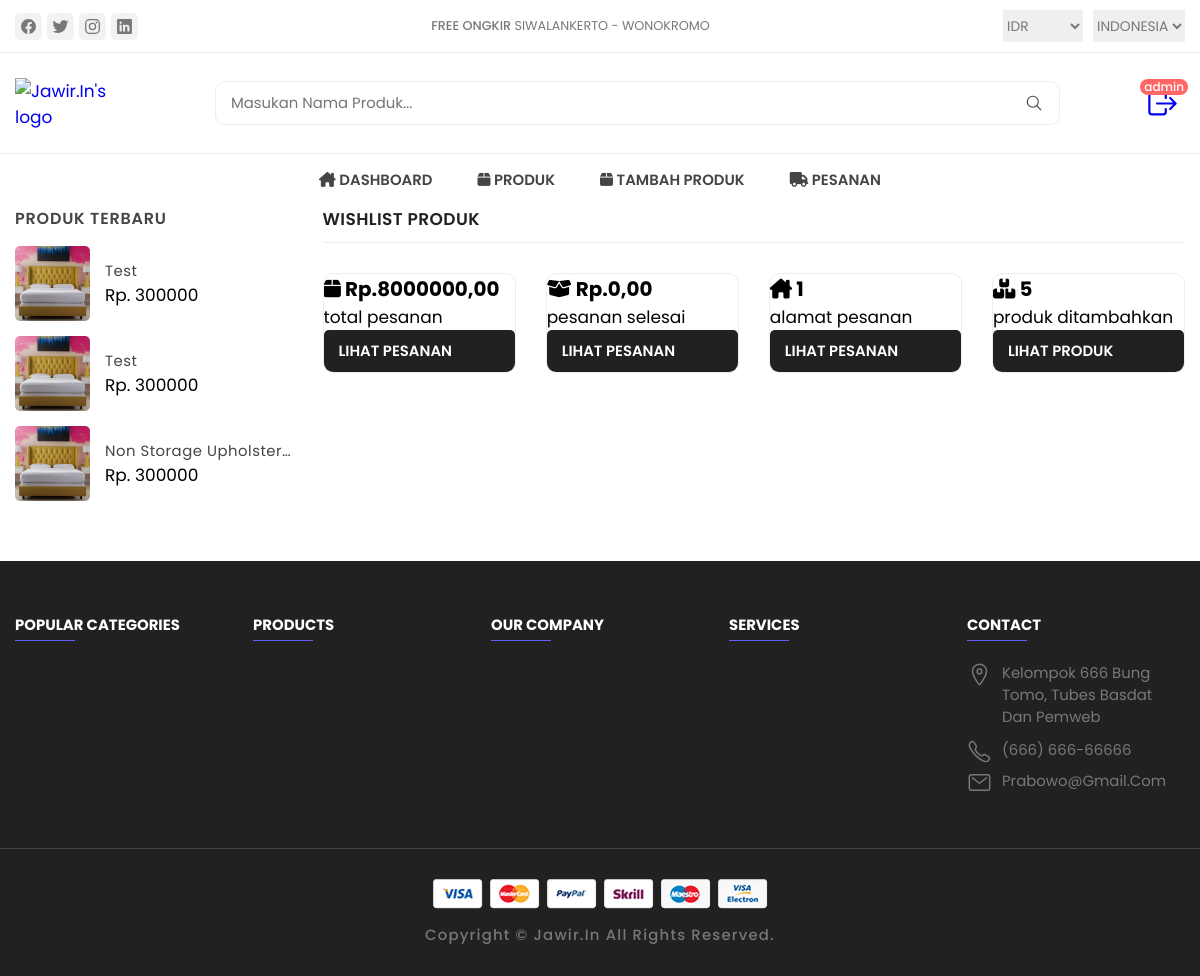
Page /admin/dashboard.php (signed in) on the committed database.
### tables this page shows
CREATE TABLE `products` (
  `id` int(100) NOT NULL,
  `name` varchar(100) NOT NULL,
  `kategori` varchar(50) NOT NULL,
  `details` varchar(500) NOT NULL,
  `price` int(10) NOT NULL,
  `image_01` varchar(100) NOT NULL,
  `image_02` varchar(100) NOT NULL,
  `image_03` varchar(100) NOT NULL
);

### admin/dashboard.php (the view, shortened to what this page needs)
<?php
include '../components/connect.php';
?>
<!DOCTYPE html>
<html lang="en">
<head>
   <link rel="stylesheet" href="https://cdnjs.cloudflare.com/ajax/libs/font-awesome/6.1.1/css/all.min.css">
   <link rel="stylesheet" href="../assets/css/style_sakkarepmu.css">
</head>
<body>
   <?php include '../components/admin_header.php'; ?>
   <div class="product-container">
      <div class="container">
      <div class="sidebar  has-scrollbar" data-mobile-menu>
            <div class="product-showcase">
               <h3 class="showcase-heading">Produk Terbaru</h3>
               <div class="showcase-wrapper">
               <div class="showcase-container">
                  <?php
                  $select_products = $conn->prepare("SELECT * FROM `products`  ORDER BY id DESC LIMIT 3");
                  $select_products->execute();
                  if ($select_products->rowCount() > 0) {
                     while ($fetch_product = $select_products->fetch(PDO::FETCH_ASSOC)) {
                  ?>
                        <div class="showcase">
                           <a href="#" class="showcase-img-kolom-field">
                              <img src="../uploaded_img/<?= $fetch_product['image_01']; ?>" alt="baby fabric shoes" width="75" height="75" class="showcase-img">
                           </a>
                           <div class="showcase-content">
                              <a href="quick_view.php?pid=<?= $fetch_product['id']; ?>">
                                 <h4 class="showcase-title"><?= $fetch_product['name']; ?></h4>
                              </a>
                              <div class="price-kolom-field">
                                 <p class="price"></span>Rp. <?= $fetch_product['price']; ?></p>
                              </div>
                           </div>
                        </div>
                  <?php
                     }
                  } else {
                     echo '<p class="empty">no products added yet!</p>';
                  }
                  ?>
               </div>
               </div>
            </div>
         </div>
         <div class="product-box">
            <div class="product-main">
               <h2 class="title">WISHLIST PRODUK</h2>
               <div class="product-grid">
                  <div class="showcase">
                     <div class="showcase-banner">
                        <?php
                        $total_pendings = 0;
                        $select_pendings = $conn->prepare("SELECT * FROM `orders` WHERE payment_status = ?");
                        $select_pendings->execute(['pending']);
                        if ($select_pendings->rowCount() > 0) {
                           while ($fetch_pendings = $select_pendings->fetch(PDO::FETCH_ASSOC)) {
                              $total_pendings += $fetch_pendings['total_price'];
                           }
                        }
                        ?>
                       <h3>  <i class="fa-solid fa-box"></i> <span>Rp.</span><?= $total_pendings; ?><span>,00</span></h3>
                        <p>total pesanan</p>
                        <a href="placed_orders.php" class="btn-login">lihat pesanan</a>
                     </div>
                  </div>
                  <div class="showcase">
                     <div class="showcase-banner">
                        <?php
                        $total_completes = 0;
                        ?>
                        <h3><i class="fa-solid fa-box-open"></i> <span>Rp.</span><?= $total_completes; ?><span>,00</span></h3>
                        <p>pesanan selesai</p>
                        <a href="placed_orders.php" class="btn-login">lihat pesanan</a>
                     </div>
                  </div>
                  <div class="showcase">
                     <div class="showcase-banner">
                        <?php
                        $select_orders = $conn->prepare("SELECT * FROM `orders`");
                        $select_orders->execute();
                        $number_of_orders = $select_orders->rowCount()
                        ?>
                        <h3><i class="fa-solid fa-house-chimney"></i> <?= $number_of_orders; ?></h3>
                        <p>alamat pesanan</p>
                        <a href="placed_orders.php" class="btn-login">lihat pesanan</a>
                     </div>
                  </div>
                  <div class="showcase">
                     <div class="showcase-banner">
                        <?php
                        $select_products = $conn->prepare("SELECT * FROM `products`");
                        $select_products->execute();
                        $number_of_products = $select_products->rowCount()
                        ?>
                        <h3><i class="fa-solid fa-boxes-stacked"></i> <?= $number_of_products; ?></h3>
                        <p>produk ditambahkan</p>
                        <a href="products.php" class="btn-login">lihat produk</a>
                     </div>
                  </div>
               </div>
            </div>
         </div>
      </div>
   </div>
   <?php include '../components/footer.php'; ?>
</body>
</html>

### components/admin_header.php (shortened to what this page needs)
<!DOCTYPE html>
<html lang="en">
<head>
   <link rel="stylesheet" href="https://cdnjs.cloudflare.com/ajax/libs/font-awesome/6.1.1/css/all.min.css">
   <link rel="stylesheet" href="../assets/css/style_sakkarepmu.css">
</head>
<header class="header">
   <section class="flex">
      <div class="header-top">
         <div class="container">
            <ul class="header-social-container">
               <li>
                  <a href="#" class="social-link">
                     <ion-icon name="logo-facebook"></ion-icon>
                  </a>
               </li>
               <li>
                  <a href="#" class="social-link">
                     <ion-icon name="logo-twitter"></ion-icon>
                  </a>
               </li>
               <li>
                  <a href="#" class="social-link">
                     <ion-icon name="logo-instagram"></ion-icon>
                  </a>
               </li>
               <li>
                  <a href="#" class="social-link">
                     <ion-icon name="logo-linkedin"></ion-icon>
                  </a>
               </li>
            </ul>
            <div class="header-alert-news">
               <p>
                  <b>Free Ongkir</b>
                  SIWALANKERTO - WONOKROMO
               </p>
            </div>
            <div class="header-top-actions">
               <select name="currency">
                  <option value="usd">IDR</option>
               </select>
               <select name="language">
                  <option value="en-US">Indonesia</option>
               </select>
            </div>
         </div>
      </div>
      <div class="header-main">
         <div class="container">
            <a href="#" class="header-logo">
               <img src="../assets/images/logo/telu.png" alt="Jawir.In's logo" width="120" height="50">
            </a>
            <div class="header-search-container">
               <input type="search" name="search" class="search-field" placeholder="Masukan Nama Produk...">
               <button class="search-btn">
                  <ion-icon name="search-outline"></ion-icon>
               </button>
            </div>
            <div class="header-user-actions">
            <?php
            $select_profile = $conn->prepare("SELECT * FROM `admins` WHERE id = ?");
            $select_profile->execute([$admin_id]);
            if ($select_profile->rowCount() > 0) {
               $fetch_profile = $select_profile->fetch(PDO::FETCH_ASSOC);
               ?>
               <div id="admin-btn">
                  <button class="action-btn">
                     <a href="../components/admin_logout.php" onclick="return confirm('Apakah Anda Yakin Ingin Keluar?');">
                        <ion-icon name="log-out-outline"></ion-icon>
                     </a>
                     <span class="count">
                        <?= $fetch_profile["name"]; ?>
                     </span>
                  </button>
               </div>
            <?php } ?>
            </div>
         </div>
      </div>
      <nav class="desktop-navigation-menu">
         <div class="container">
            <ul class="desktop-menu-category-list">
               <li class="menu-category">
                  <a href="../admin/dashboard.php" class="menu-title"><i class="fa-solid fa-house-chimney"></i>
                     Dashboard</a>
               </li>
               <li class="menu-category">
                  <a href="../admin/products.php" class="menu-title"><i class="fa-solid fa-box"></i> Produk</a>
               </li>
               <li class="menu-category">
                  <a href="../admin/tambah_products.php" class="menu-title"><i class="fa-solid fa-box"></i> Tambah
                     Produk</a>
               </li>
               <li class="menu-category">
                  <a href="../admin/placed_orders.php" class="menu-title"><i class="fa-solid fa-truck"></i> Pesanan</a>
               </li>
            </ul>
      </nav>
   </section>
</header>

### rows in the picture
products: image_01 (picture), name "Test", price "300000"
products: image_01 (picture), name "Test", price "300000"
products: image_01 (picture), name "Non Storage Upholster…", price "300000"

### other values in the picture
$fetch_profile["name"] "admin"
$total_pendings "8000000"
$total_completes "0"
$number_of_orders "1"
$number_of_products "5"
